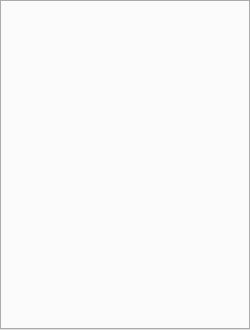
<?xml version="1.0" encoding="UTF-8"?>
<ui version="4.0">
 <class>WOnlineDoc</class>
 <widget class="QWidget" name="WOnlineDoc">
  <property name="geometry">
   <rect>
    <x>0</x>
    <y>0</y>
    <width>250</width>
    <height>330</height>
   </rect>
  </property>
  <property name="sizePolicy">
   <sizepolicy hsizetype="Preferred" vsizetype="Preferred">
    <horstretch>0</horstretch>
    <verstretch>0</verstretch>
   </sizepolicy>
  </property>
  <property name="windowTitle">
   <string>Form</string>
  </property>
  <property name="styleSheet">
   <string notr="true"/>
  </property>
  <layout class="QGridLayout" name="gridLayout">
   <property name="leftMargin">
    <number>0</number>
   </property>
   <property name="topMargin">
    <number>0</number>
   </property>
   <property name="rightMargin">
    <number>0</number>
   </property>
   <property name="bottomMargin">
    <number>0</number>
   </property>
   <item row="0" column="0" rowspan="2" colspan="2">
    <widget class="QTabWidget" name="tabWidget">
     <property name="enabled">
      <bool>true</bool>
     </property>
     <property name="sizePolicy">
      <sizepolicy hsizetype="Expanding" vsizetype="Expanding">
       <horstretch>0</horstretch>
       <verstretch>0</verstretch>
      </sizepolicy>
     </property>
     <property name="styleSheet">
      <string notr="true"/>
     </property>
     <property name="tabPosition">
      <enum>QTabWidget::TabPosition::North</enum>
     </property>
     <property name="currentIndex">
      <number>-1</number>
     </property>
    </widget>
   </item>
  </layout>
 </widget>
 <resources/>
 <connections/>
</ui>
